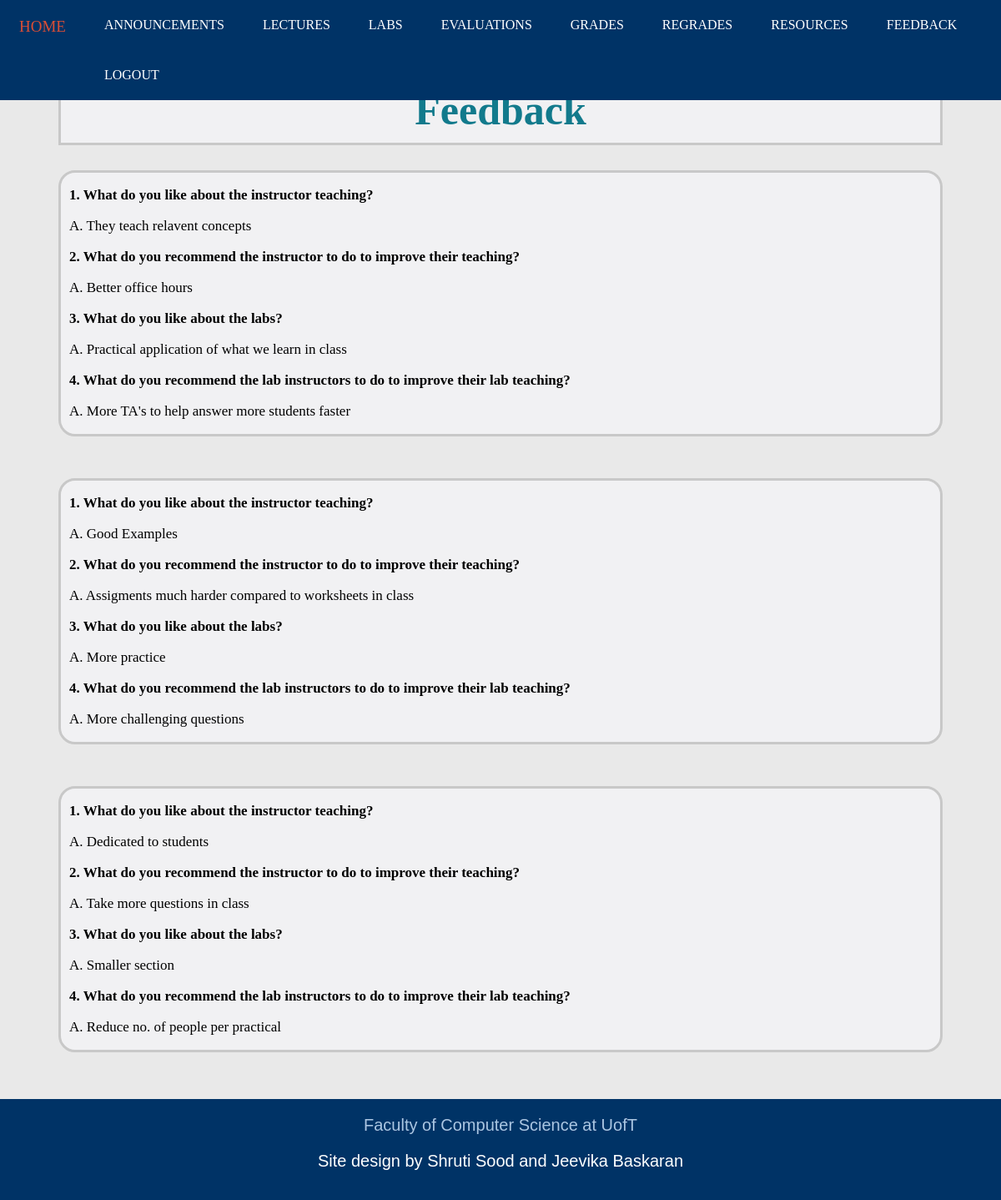
/feedback_i.html (signed in), run on the app's committed database.
### tables this page shows
CREATE TABLE "Feedback" (
	"UtorID"	TEXT,
	"Question1"	TEXT,
	"Question2"	TEXT,
	"Question3"	TEXT,
	"Question4"	TEXT
);

### app.py (the view)
@app.route('/feedback_i.html')
def feedback_i():
    if session.get('current_login') == None:
        return render_template('login.html')
    else:
        if session.get('user_type') == 'instructor':
            sql = """ SELECT * FROM Feedback WHERE UtorID = '{}' """.format(session['current_login'])
            feedbacks = db.engine.execute(text(sql))
            return render_template('/feedback_i.html', feedbacks = feedbacks)
        else :
            return render_template('/login.html')

### templates/feedback_i.html (shortened to what this page needs)
<!DOCTYPE html>
<html>
<head>
	<link rel="stylesheet" type="text/css" href="static/StyleSheets/feedbacki.css">
	<link rel="stylesheet" type="text/css" href="static/StyleSheets/headerfooter.css">
</head>
<body>
	<div class = "navbar">
		<a href="index_i.html">HOME</a>
		<a href="announcements_i.html">ANNOUNCEMENTS</a>
		<a href="lectures_i.html">LECTURES</a>
		<a href="labs_i.html">LABS</a>
		<a href="evaluations_i.html">EVALUATIONS</a>
		<a href="grades_i.html">GRADES</a>
		<a href="regrades_i.html">REGRADES</a>
		<a href="resources_i.html">RESOURCES</a>
		<a href="feedback_i.html">FEEDBACK</a>
		<a href="logout">LOGOUT</a>
	</div>
	<div class = "title">
		<section class="title_sec">
			<h1>Feedback</h1>
		</section>
	</div>
	{% for feedback in feedbacks %}
	<div class = "feedbacks">
		<section class="feedback">
			<p><strong>1. What do you like about the instructor teaching?</strong></p>
			<p>A. {{ feedback['Question1'] }}</p>
			<p><strong>2. What do you recommend the instructor to do to improve their teaching? </strong></p>
			<p>A. {{ feedback['Question2'] }}</p>
			<p><strong>3. What do you like about the labs?</strong><p>
			<p>A. {{ feedback['Question3'] }}</p>
			<p><strong>4. What do you recommend the lab instructors to do to improve their lab teaching?</strong><p>
			<p>A. {{ feedback['Question4'] }}</p>
		</section>
		<br>
	</div>
	{% endfor %}
	<br><br>
	<div class = "footer">
		<a href="https://web.cs.toronto.edu/" target="_blank">Faculty of Computer Science at UofT</a>
		<p>Site design by Shruti Sood and Jeevika Baskaran</p>
	</div>
</body>
</html>

### static/StyleSheets/feedbacki.css (style rules this page uses)
.title { margin-top: 90px; background-color: #F1F1F3; margin-left: 70px; margin-right: 70px; }
.title_sec { padding-left: 10px; padding-right: 10px; border: solid; border-color: #C8C8C8; display: block; }
.title_sec h1 { color: #127a8c; font-size: 50px; text-align: center; margin:10px; }
.feedbacks { margin-top: 30px; margin-left: 70px; margin-right: 70px; font-size: 17px; }
.feedback { padding-left: 10px; padding-right: 10px; border: solid; border-color: #C8C8C8; display: block; border-radius: 20px; background-color: #F1F1F3; font-size: 17px; }

### static/StyleSheets/headerfooter.css (style rules this page uses)
body { margin:0px; border:0px; padding:0px; background-color: #E9E9E9; }
.navbar { background-color: #003366; position: fixed; top: 0; overflow: hidden; width: 100%; }
.navbar a { float: left; color: white; text-align: center; padding: 21px 23px; text-decoration: none; font-size: 16px; }
.footer { background-color: #003366; overflow: hidden; min-height: 12vh; padding-top: 20px; padding-bottom: 5px; font-family:'Poppins', sans-serif; text-align: center; }
.footer a { color: #ACC6E2; padding-top: : 20px; text-decoration: none; font-size: 20px; }
.footer p { color: white; font-size: 20px; }

### data on the page
Feedback: Question1 "They teach relavent concepts", Question2 "Better office hours", Question3 "Practical application of what we learn in class", Question4 "More TA's to help answer more students faster"
Feedback: Question1 "Good Examples", Question2 "Assigments much harder compared to worksheets in class", Question3 "More practice", Question4 "More challenging questions"
Feedback: Question1 "Dedicated to students", Question2 "Take more questions in class", Question3 "Smaller section", Question4 "Reduce no. of people per practical"
